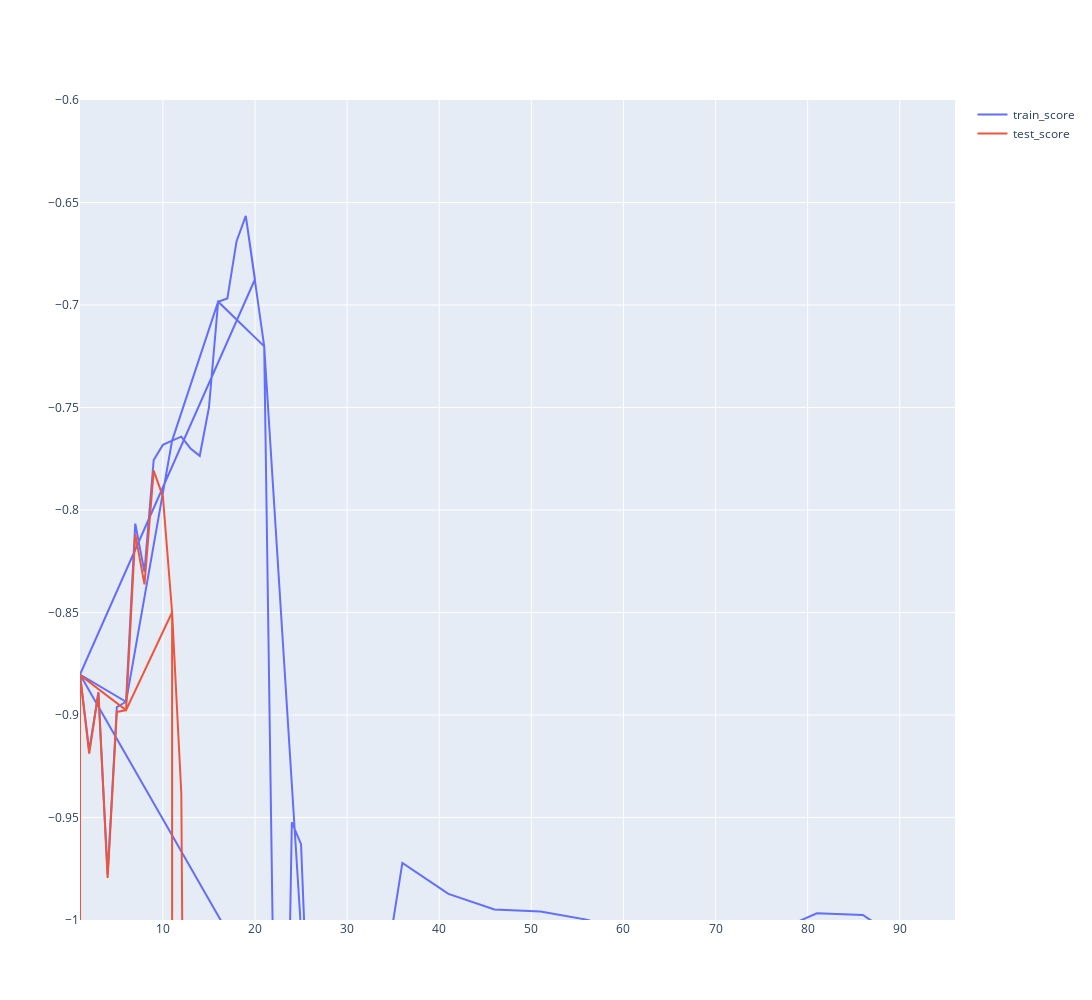

The cell this chart's notebook holds for it:
### Code cell
fig = go.Figure()
fig.add_trace(go.Scatter(x=poly_loss_df_mae['poly'], y=poly_loss_df_mae['loss_train'], mode='lines', name='train_score'))
fig.add_trace(go.Scatter(x=poly_loss_df_mae['poly'], y=poly_loss_df_mae['loss_test'], mode='lines', name='test_score'))
fig.update_layout(width = 1200, height=1000, yaxis_range=[-1, -0.6])
#fig.update_yaxes(type="log")
fig.show()
